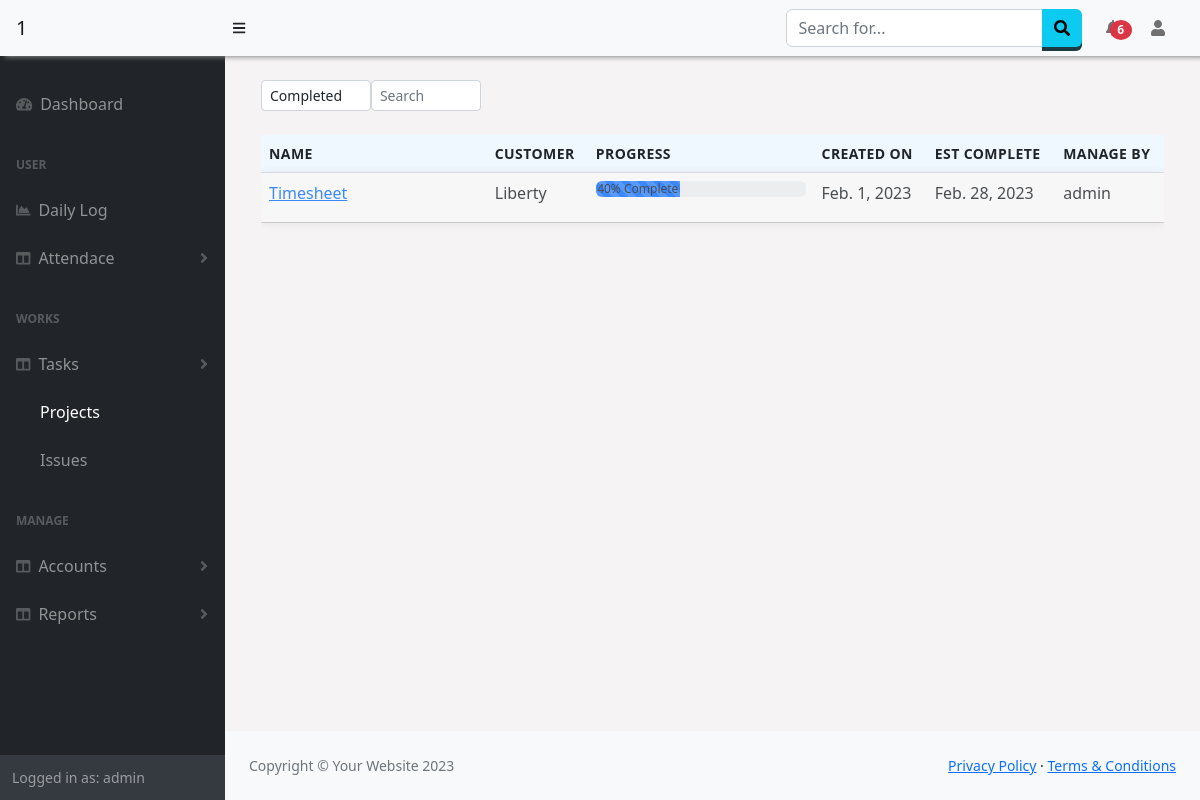
Screenshot of /Project/all (signed in) with the database file from the repository.
### Project/models.py (models this page shows, shortened)
class Project(models.Model):
    name = models.CharField(max_length=250,null=False)
    customer = models.CharField(max_length=250)
    estimate_hr = models.DecimalField(null=True,decimal_places=2,max_digits=5)
    worked_hr = models.DecimalField(null=True,decimal_places=2,max_digits=5)
    manager = models.ForeignKey(User,on_delete=models.CASCADE)
    details = models.CharField(max_length=500,null=True)
    created_on = models.DateField(auto_now_add=True)
    estimated_date = models.DateField(null=True)

### Project/views.py (the view)
# urls.py: path('all',views.projects,name='aproject'),
@login_required
def projects(request):
    all = Project.objects.all()
    result ={
        'projects':all,
        'count':all.count()
    }
    return render(request,'projects/viewProjects.html',result)

### Attendance/context_processors.py (called while the page is built)
def getNewLeaves(request):
    if request.user.id:
        is_manager = checkTeams(request)
        if is_manager[1] == True:
            new_leaves = Leave.objects.filter(user__id__in=is_manager[0],approval = 2)
        else:
            today = datetime.datetime.now()
            new_leaves = Leave.objects.filter(user=request.user,date_approved__gte=today.date())
        return {"manager":is_manager[1],'n_leaves':new_leaves}
    else:
        return {}

def getLogApproval(request):
    if request.user.id:
        is_manager = checkTeams(request)
        if is_manager[1] == True:
            l_approval = LogApproval.objects.filter(user__id__in=is_manager[0],request=True)
        else:
            l_approval = LogApproval.objects.filter(user=request.user,status=True)
        return {'n_log_approval':l_approval}
    else:
        return {}

### Manager/views.py (called while the page is built, shortened)
def checkTeams(request):
    is_team = False
    if request.user.is_superuser:
        users = Employees.objects.values('user').filter(company=request.session['comp'])
        is_team=True
    return users,is_team

### Project/templates/projects/viewProjects.html (shortened to what this page needs)
{% extends "base.html" %}
{% block content %}
<div class="container">
    <div class="container">
        <div class="row w-50">
          <select class="form-control form-control-sm w-25" id="year">
            <option value="completed">Completed</option>
          </select>
          <input type="text" Placeholder="Search " class="form-control form-control-sm w-25"/>
        </div>
    </div>
    <div class="mt-4 table-responsive">
      <table id="example" class="table table-hover text-left" style="width:100%;border-top-radius:5px;border-spacing: 0 10px;">
        <thead>
          <tr class="text-left align-middle">
            <th scope="col" class="col-sm-3">Name</th>
            <th scope="col">Customer</th>
            <th scope="col" class="col-sm-3">Progress</th>
            <th scope="col">Created On</th>
            <th scope="col">Est Complete</th>
            <th scope="col">Manage By</th>
          </tr>
        </thead>
        <tbody>
            {% for project in projects %}
            <tr class="bg-light">
                <td><a href="{% url 'projectDetails' pid=project.id%}">{{project.name}}</a></td>
                <td>{{project.customer}}</td>
                <td><div class="progress">
                  <div class="progress-bar progress-bar-success progress-bar-striped" role="progressbar"
                  aria-valuenow="40" aria-valuemin="0" aria-valuemax="100" style="width:40%">
                    <span class="text-dark">40% Complete</span>
                  </div>
                </div></td>
                <td>{{project.created_on}}</td>
                <td>{{project.estimated_date}}</td>
                <td>{{project.manager}}</td>
            </tr>
            {% endfor %}
        </tbody>
      </table>
    </div>
</div>
{% endblock %}

### templates/base.html (shortened to what this page needs)
<!DOCTYPE html>
<html lang="en">
    <head>
        <link href="https://cdn.jsdelivr.net/npm/simple-datatables@7.1.2/dist/style.min.css" rel="stylesheet" />
        <link href="https://cdn.datatables.net/1.13.5/css/jquery.dataTables.min.css" rel="stylesheet" />
        <link href="https://cdn.datatables.net/buttons/2.4.1/css/buttons.dataTables.min.css" rel="stylesheet" />
        <link href="/static/css/styles.css" rel="stylesheet" />
        <link href="/static/css/customSB.css" rel="stylesheet" />
    </head>
    <body class="sb-nav-fixed" >
        <nav class="sb-topnav navbar navbar-expand-sm navbar-light bg-light fixed-top" style=" box-shadow: 5px 1px 5px #888888;">
            <a class="navbar-brand ps-3 bg-light" href="{% url 'home' %}">{{request.session.company}}{{request.session.id}}</a>
            <button class="btn btn-link btn-sm order-2 order-lg-0 me-4 me-lg-0" id="sidebarToggle" href="#!"><i class="fas fa-bars"></i></button>
            <form class="d-none d-md-inline-block form-inline ms-auto me-0 me-md-3 my-2 my-md-0">
                <div class="input-group">
                    <input class="form-control" type="text" placeholder="Search for..." aria-label="Search for..." aria-describedby="btnNavbarSearch" />
                    <button class="btn btn-info" id="btnNavbarSearch" type="button"><i class="fas fa-search"></i></button>
                </div>
            </form>
            <ul class="navbar-nav ms-auto ms-md-0 ">
                <li class="nav-item dropdown">
                    <a class="nav-link dropdown-toggle" id="navbarDropdown" href="#" role="button" data-bs-toggle="dropdown" aria-expanded="false"> <span class="badge badge-sm badge-danger badge-counter bg-danger rounded-circle " style="margin-left:-10px;">{% if n_leaves.count|add:n_log_approval.count != 0 %}{{ n_leaves.count|add:n_log_approval.count}}{% endif %}</span></a>
                        </a></li>
                    </ul>
            <ul class="navbar-nav  ms-md-0 me-3 me-lg-4">
                <li class="nav-item dropdown">
                    <a class="nav-link dropdown-toggle" id="navbarDropdown" href="#" role="button" data-bs-toggle="dropdown" aria-expanded="false"><i class="fas fa-user fa-fw"></i></a>
                </li>
            </ul>
        </nav>
        <div id="layoutSidenav" style="background-color:rgb(245, 243, 243);">
            <div id="layoutSidenav_nav">
                <nav class="sb-sidenav accordion sb-sidenav-dark" id="sidenavAccordion" >
                    <div class="sb-sidenav-menu" >
                        <div class="nav">
                            <a class="nav-link mt-4" href="{% url 'home' %}">
                                <div class="sb-nav-link-icon"><i class="fas fa-tachometer-alt"></i></div>
                                <span style="{% if request.path == '/' %}color:white;{% endif %}">Dashboard<span>
                            </a>
                            <div class="sb-sidenav-menu-heading">User</div>
                            <a class="nav-link" href="{% url 'dailylog' %}">
                                <div class="sb-nav-link-icon"><i class="fas fa-chart-area"></i></div>
                                <span style="{% if request.path == '/Worklog/dailylog/' %}color:white;{% endif %}">Daily Log<span>
                            </a>
                            <a class="nav-link collapsed" href="#" data-bs-toggle="collapse" data-bs-target="#collapseAttendance" aria-expanded="false" aria-controls="collapseLayouts">
                                <div class="sb-nav-link-icon"><i class="fas fa-columns"></i></div>
                                Attendace
                                <div class="sb-sidenav-collapse-arrow"><i class="fas fa-angle-down"></i></div>
                            </a>
                            <div class="sb-sidenav-menu-heading">Works</div>
                            <a class="nav-link collapsed" href="#" data-bs-toggle="collapse" data-bs-target="#collapseLayouts" aria-expanded="false" aria-controls="collapseLayouts">
                                <div class="sb-nav-link-icon"><i class="fas fa-columns"></i></div>
                                Tasks
                                <div class="sb-sidenav-collapse-arrow"><i class="fas fa-angle-down"></i></div>
                            </a>
                            <div class="" id="collapseLayouts" aria-labelledby="headingOne" data-bs-parent="#sidenavAccordion">
                                <nav class="sb-sidenav-menu-nested nav">
                                    <a class="nav-link" href="{% url 'aproject' %}" style="{% if request.path|slice:'9' == '/Project/' %}color:white;{% endif %}">Projects</a>
                                    <a class="nav-link" href="{% url 'index' %}" style="{% if request.path|slice:'7' == '/Issue/' %}color:white;{% endif %}">Issues</a>
                                </nav>
                            </div>
                            <div class="sb-sidenav-menu-heading">Manage</div>
                            <a class="nav-link collapsed" href="#" data-bs-toggle="collapse" data-bs-target="#collapseDetails" aria-expanded="false" aria-controls="collapseLayouts">
                                <div class="sb-nav-link-icon"><i class="fas fa-columns"></i></div>
                                Accounts
                                <div class="sb-sidenav-collapse-arrow"><i class="fas fa-angle-down"></i></div>
                            </a>
                            <a class="nav-link collapsed" href="#" data-bs-toggle="collapse" data-bs-target="#collapseReports" aria-expanded="false" aria-controls="collapseLayouts">
                                <div class="sb-nav-link-icon"><i class="fas fa-columns"></i></div>
                                Reports
                                <div class="sb-sidenav-collapse-arrow"><i class="fas fa-angle-down"></i></div>
                            </a>
                        </div>
                    </div>
                    <div class="sb-sidenav-footer">
                        <div class="small">Logged in as: {{ user.username}}</div>
                    </div>
                </nav>
            </div>
            <div id="layoutSidenav_content" >
                <main class="p-4" >
                    {% block content %}
                {% endblock %}
                </main>
                <footer class="py-4 bg-light mt-auto">
                    <div class="container-fluid px-4">
                        <div class="d-flex align-items-center justify-content-between small">
                            <div class="text-muted">Copyright &copy; Your Website 2023</div>
                            <div>
                                <a href="#">Privacy Policy</a>
                                &middot;
                                <a href="#">Terms &amp; Conditions</a>
                            </div>
                        </div>
                    </div>
                </footer>
            </div>
        </div>
        <link href="https://cdnjs.cloudflare.com/ajax/libs/twitter-bootstrap/5.2.0/css/bootstrap.min.css" rel="stylesheet" type="text/css">
    </body>
</html>

### Project/templates/projects/viewProjects.html (style rules this page uses)
tbody>tr { background-color: #ffffff; box-shadow: 0px 0px 9px 0px rgba(0,0,0,0.1); }
thead { background-color: #95A5A6; font-size: 14px; text-transform: uppercase; letter-spacing: 0.03em; }
tbody>tr { height:50px; text-align:middle; }
th { font-weight:600; }

### templates/base.html (style rules this page uses)
.dropdown-toggle:after { display: none !important; }
thead { background-color:aliceblue !important; }
th { font-weight:600 !important; }
tbody tr { opacity:0.8; border-top:1px solid lightgray; border-bottom:1px solid lightgray; }
.navbar,.sb-sidenav { background-color:DodgerBlue important; }
.btn { outline: none; cursor: pointer; border: none !important; display: block; position: relative; font-size: 16px ; font-weight: 600 !important; color: #fff; text-transform: uppercase; letter-spacing: 1px; }
.btn-info { background-color: #5bc0de; box-shadow: 0 4px #1C3A42; }

### rows the page displays
Project: name "Timesheet", customer "Liberty", created_on "Feb. 1, 2023", estimated_date "Feb. 28, 2023", manager "admin"

### other values shown
{{ request.session.id }} "1"
{{ n_leaves.count|add:n_log_approval.count }} "6"
{{ user.username }} "admin"
